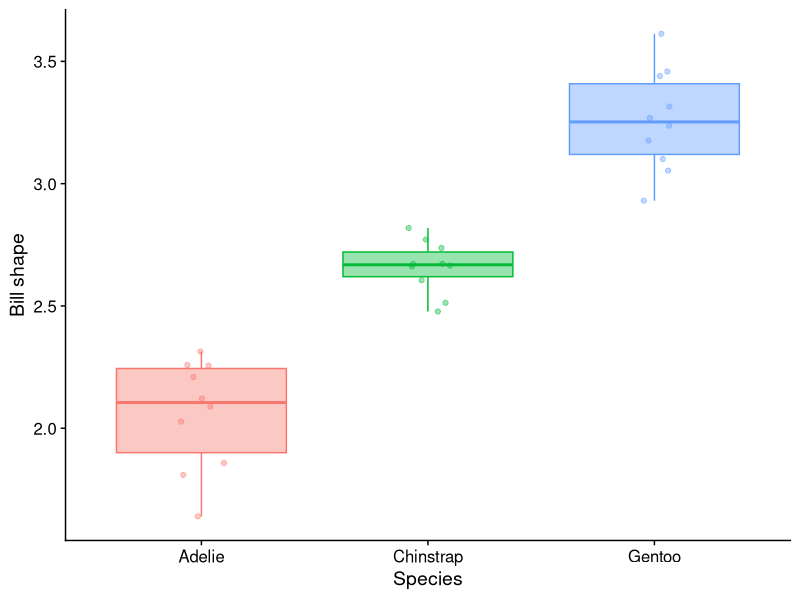
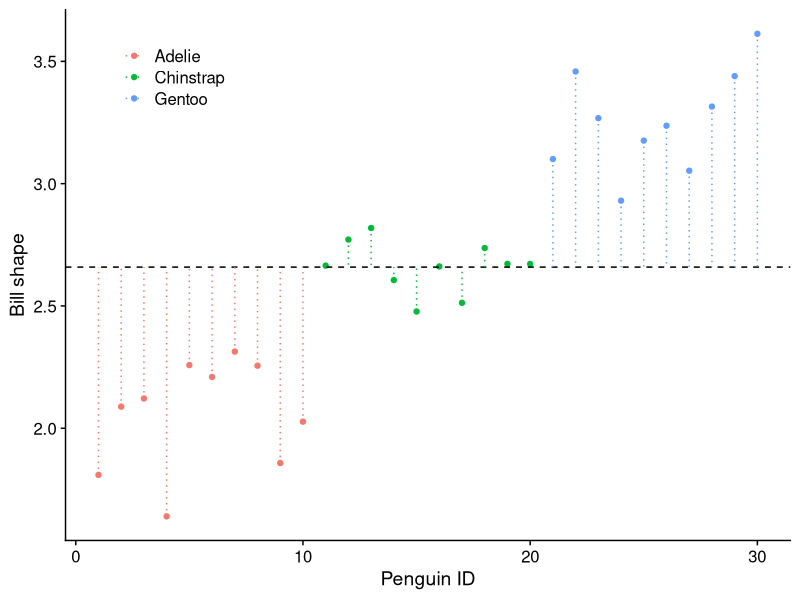
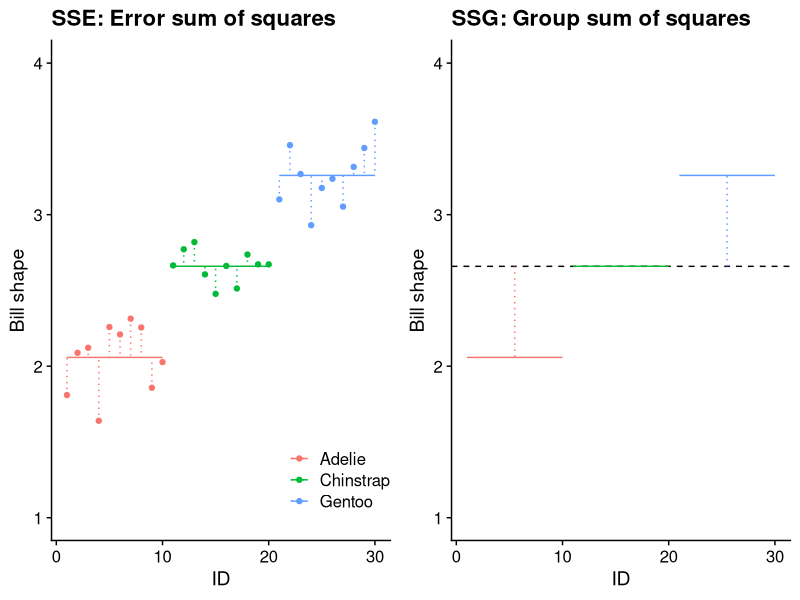
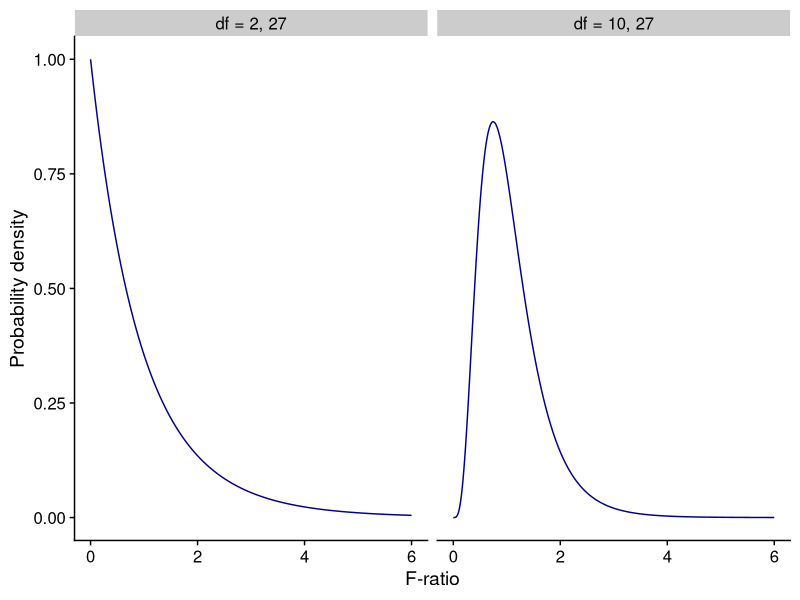

Source code (R) for these figures, in order:
## ---- chunk 1
library(tidyverse)
library(palmerpenguins)
library(here)
library(cowplot)
library(gridExtra)
library(ggfortify)
## ---- chunk 2
penguins_raw <- palmerpenguins::penguins
# glimpse(penguins_raw)
## ---- chunk 3
# how man individuals from each species?
n_replicates <- 10
## ---- chunk 4
set.seed(1962)
penguins <- penguins_raw |>
  drop_na() |>
  filter(sex == "male") |>
  arrange(species) |>
  mutate(bill_shape = bill_length_mm / bill_depth_mm) |>
  dplyr::select(species, bill_shape) |>
  group_by(species) |>
  slice_sample(n = n_replicates) |>
  ungroup() |>
  mutate(ID=1:(3*n_replicates))

## ---- chunk 5
#| label: fig-species-boxplot
#| fig-cap: "The distribution of bill shape for each of the three penguin species."
penguins |>
ggplot(aes(x = species,y = bill_shape, colour = species))+
  geom_boxplot(aes(fill = species), alpha = 0.4)+
  geom_jitter(aes(colour = species), width = 0.1, alpha = 0.4) +
  labs(x='Species', y = 'Bill shape')+
  theme_cowplot()+
  theme(legend.position = "none")
## ---- chunk 6
grand_mean=mean(penguins$bill_shape)
grand_mean
## ---- chunk 7
# mean value of bill shape for each species
p_means<-penguins |>
  group_by(species) |>
  summarise(n = n(), pmean = mean(bill_shape), id_min=min(ID), id_max = max(ID))

penguins <- mutate(penguins,pmeans = c(rep(p_means$pmean[1],n_replicates),
                            rep(p_means$pmean[2],n_replicates),
                            rep(p_means$pmean[3],n_replicates)))

p_means
## ---- chunk 8
SST=sum((penguins$bill_shape-grand_mean)^2)
## ---- chunk 9
#| label: fig-grand-mean
#| fig-cap: "The overall variability of the data (SST) is measured as the sum of the squared differences between each individual value and the grand mean, which is the mean of the whole data set. The individual differences are shown in the figure as vertical dotted lines. If there are *n* data points, then SST will have *n*-1 degrees of freedom." 
penguins |>
  ggplot(aes(x = ID,y = bill_shape,colour = species))+
  geom_point()+
  geom_hline(yintercept=grand_mean,linetype='dashed')+
  geom_segment(aes(x = ID, y = bill_shape, xend = ID, yend = grand_mean),linetype='dotted') +
  labs(x='Penguin ID',y='Bill shape', colour = "")+
  theme_cowplot() +
  theme(legend.position = c(0.08,0.9))
## ---- chunk 10
SSE<-penguins |>
  group_by(species) |>
  mutate(pmean=mean(bill_shape)) |>
  mutate(se=(bill_shape-pmean)^2) |>
  summarise(sse=sum(se),.groups = 'drop') |>
  summarise(SSE=sum(sse),.groups = 'drop') |>
  pull(SSE)
## ---- chunk 11

SSG<-penguins |>
  group_by(species) |>
  mutate(pmean=mean(bill_shape)) |>
  mutate(se=(pmean-grand_mean)^2) |>
  summarise(sse=sum(se),.groups = 'drop') |>
  summarise(SSG=sum(sse),.groups = 'drop') |>
  pull(SSG)
## ---- chunk 12

# plot deviations from each group (species) mean
g3 <- penguins |>
  ggplot(aes(x = ID, y = bill_shape, colour = species)) +
  geom_point() +
  geom_segment(data = p_means, aes(x=id_min, xend=id_max, y = pmean, yend = pmean, colour= species)) +
  geom_segment(aes(x = ID, y = bill_shape, xend = ID, yend = pmeans, colour = species),linetype='dotted') +
  scale_y_continuous(limits =c (1,4))+
  labs(x='ID',y='Bill shape',title="SSE: Error sum of squares", colour = "")+
  theme_cowplot() +
  theme(legend.position= c(0.7, 0.15))
## ---- chunk 13

g4 <- penguins |>
  ggplot(aes(x = ID, y = bill_shape, colour = species)) +
  geom_hline(yintercept=grand_mean,linetype='dashed')+
  geom_segment(data = p_means, aes(x=id_min, xend=id_max, y = pmean, yend = pmean, colour= species)) +
  geom_segment(data = p_means, aes(x = (id_min + id_max)/2, y = grand_mean, xend = (id_min + id_max)/2, yend = pmean, colour = species),linetype='dotted')+
  # geom_segment(aes(x = ID, y = bill_shape, xend = ID, yend = pmeans, colour = species),linetype='dotted') +
  scale_y_continuous(limits =c (1,4))+
  labs(x='ID',y='Bill shape', title="SSG: Group sum of squares", colour= "")+
  theme_cowplot() +
  theme(legend.position = "none")
## ---- chunk 14
#| label: fig-SSE-SSG-plot
#| fig-cap: "a) Each species has a mean value for bill shape, shown by the three horizontal lines. Each individual penguin has a bill shape that differs from that by the length of the vertical dotted lines shown. When we square each of these lengths and then add up all these squares we get what we are calling here SSE: the error sum of squares. This is a measure of the variability between penguins of the same species. b) For each species, the mean bill shape differs from the grand mean by the length of the dotted lines shown. When we square and then sum these three lengths we get what we are calling here SSG: the squared sum of groups. This is a measure of the variability between penguins of different species."

grid.arrange(g3,g4,nrow=1)
## ---- chunk 15
# calculate quantities for degrees of freedom

k <- 3 # number of species
n <- k * n_replicates
## ---- chunk 16
# calculate mean squares

GMS <- SSG / (k - 1) # group (species, in this case) mean squares
EMS <- SSE / (n - k) # error mean squares
TMS <- SST / (n - 1) # total mean squares
## ---- chunk 17
# calculate F for penguins.
F_penguins <- GMS/EMS
## ---- chunk 18
#| label: fig-f-pdfs
#| fig-cap: "The F-distributions for (left) 2 and 27 degrees of freedom and (right) 10 and 27 degrees of freedom"
dfs<-c(rep("df = 2, 27",601),rep("df = 10, 27",601))
xs<-rep(seq(0,6,0.01),2)
ys<-c(df(xs[1:601],2,27),df(xs[602:1202],10,27))
fdata<-tibble(x=xs,y=ys,dfs=dfs)

fdata |>
  mutate(dfs = fct_relevel(dfs,"df = 2, 27","df = 10, 27")) |>
  ggplot(aes(x=xs,y=ys)) +
  xlim(0,6) +
  ylim(0,1) +
  labs(x="F-ratio",
       y="Probability density") +
  geom_line(colour="darkblue") +
  facet_wrap(~dfs) +
  theme_cowplot()
## ---- chunk 19
F_penguins <- GMS/EMS
## ---- chunk 20

Fratio<-function(p,k,st_dev){
  n<-p*k # k plots, p replicates per plot
  plots<-tibble(plot=c(rep("a",p),rep("b",p),rep("c",p)),response=rnorm(n,mean=0,sd=st_dev))
  lm.mod<-lm(response~plot,data=plots)
  tidy(anova(lm.mod))$statistic[1]
}
## ---- chunk 21

trials<-1000
replicates<-10 # pots per combination of factor levels
k<-5 # number of factor levels
st_dev<-1
binwidth<-0.2


#Fs<-tibble(Fval=replicate(trials,Fratio(replicates,k,st_dev)))

myfun<-function(x,replicates,k,N,binwidth){
  df2=replicates*k-k
  df1=k-1
  N*binwidth*df(x,df1,df2)
}

# Fs |> 
#   filter(Fval<8) |>
#   ggplot(aes(x=Fval)) +
#   geom_histogram(binwidth=binwidth,fill=fill_colour1) +
#   geom_function(fun = myfun, args = list(replicates,k,N=trials,binwidth=binwidth),colour=line_colour) +
#   labs(x="F",
#        y=) +
#   theme_cowplot()
## ---- chunk 22
# ANOVA lest, using lm()

penguin.model <- lm(bill_shape ~ species, data = penguins)
anova(penguin.model)
